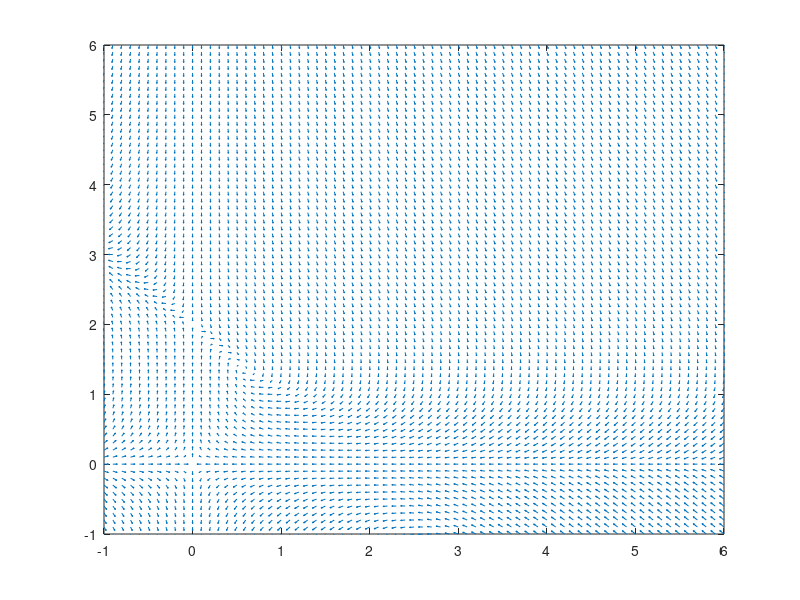

MATLAB code to generate this figure: (Note: this script raises an error after producing the figure.)
close all; clear all; 
% This Matlab code generates a vector field for the system of ODEs 
% dx1/dt = f(x1,x2), dx2/dt = g(x1,x2)

% This code currently will find the vector field for the EXAMPLE problem
%           dx1/dt = a*x2
%           dx2/dt = -x1
%--------------------------------------------------------------------------
%        THESE ARE NOT THE PROBLEMS YOU ARE SOLVING FOR PROJECT 1!
% (To have this code generate the vector fields for the Project 1 systems 
% of equations, make any necessary adjustments in the sections of code 
% labeled with "Step i" where i = 1, 2, 3, 4, or 5)
%--------------------------------------------------------------------------


% Step 1: Set the axis limits so that you plot the vector field over the
%         intervals x1min < x1 < x1max, x2min < x2 < x2max
    x1min = -1; x1max = 6; x2min = -1; x2max = 6;

% Step 2: pick step sizes for x1 and x2;
    x1step = 0.1; x2step = 0.1; 

% generate mesh for plotting
    [x1, x2] = meshgrid(x1min:x1step:x1max, x2min:x2step:x2max);

% Step 3: define all needed parameter values 
    a = 1.5;
    b = 1.1;
    c = 2.5;
    d = 1.4;
    k = 0.5;

% Step 4: define the system of equations you are using
    dx1 = -a*x1+(b*x1.*x2);  
    dx2 = c*(1-k*x2).*x2-(d*x1.*x2); 

% normalize vectors (to help plotting)
    dx1 = dx1./sqrt(dx1.^2 + dx2.^2); 
    dx2 = dx2./sqrt(dx1.^2 + dx2.^2); 

% generate the vector field
    quiver(x1, x2, dx1,dx2,'AutoScaleFactor',0.5)

% specify the plotting axes
    axis([x1min x1max x2min x2max])

% Step 5: label the axes, include a title 
[t_out, v_out] = ode45(@project_system_3_2_2, [0,50], [0.5,1]);

hold on
    xlabel('$x1$','Interpreter','latex')
    ylabel('$x2$','Interpreter','latex')
    title('Vector field example','Interpreter','latex')
    x2_=@(x) (1/k)-(d/(c*k))*x;
    x=-1:0.1:6;
    n0=plot(x, x2_(x));  n0.LineWidth = 1; n0.Color ='k';

    f=a/b;
    n3 = line([0 0], ylim); n1 = refline([0 a/b]);
    n2 = refline([0 0]);
    n1.LineWidth = 1; n2.LineWidth = 1; n3.LineWidth = 1;
    n1.Color = 'k'; n2.Color = 'k'; n3.Color = 'k';
    plot(c/d,0, 'g.', 'MarkerSize', 20);
    plot(0,2, 'g.', 'MarkerSize', 20);
    plot(0,a/b, 'g.', 'MarkerSize', 20);
    plot(0.56818181818181,a/b, 'g.', 'MarkerSize', 20);
    plot(0,0, 'g.', 'MarkerSize', 20);
    plot(v_out(:,1), v_out(:,2))
hold off



